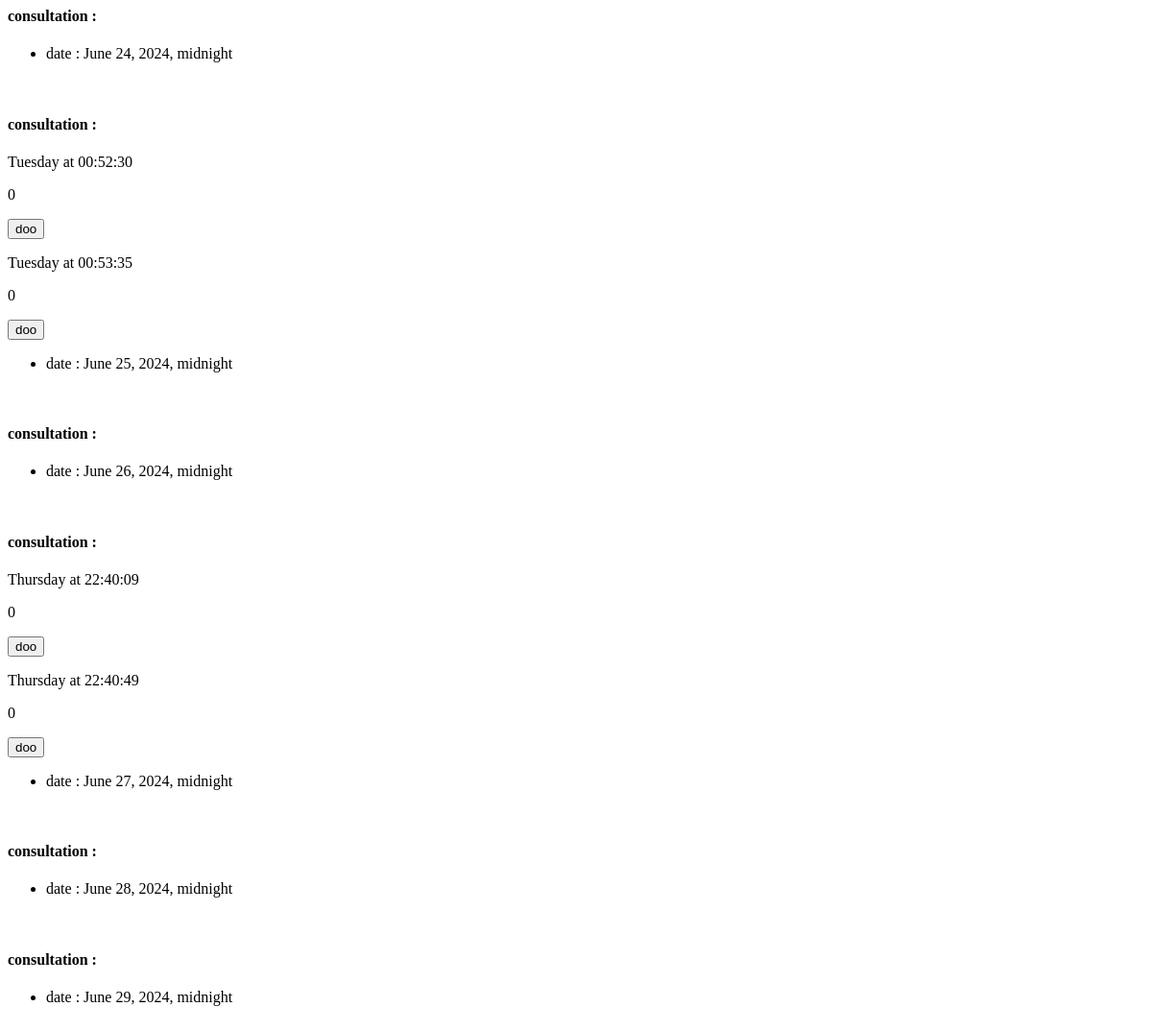
/consultation/2, run on an earlier commit of the app's database.
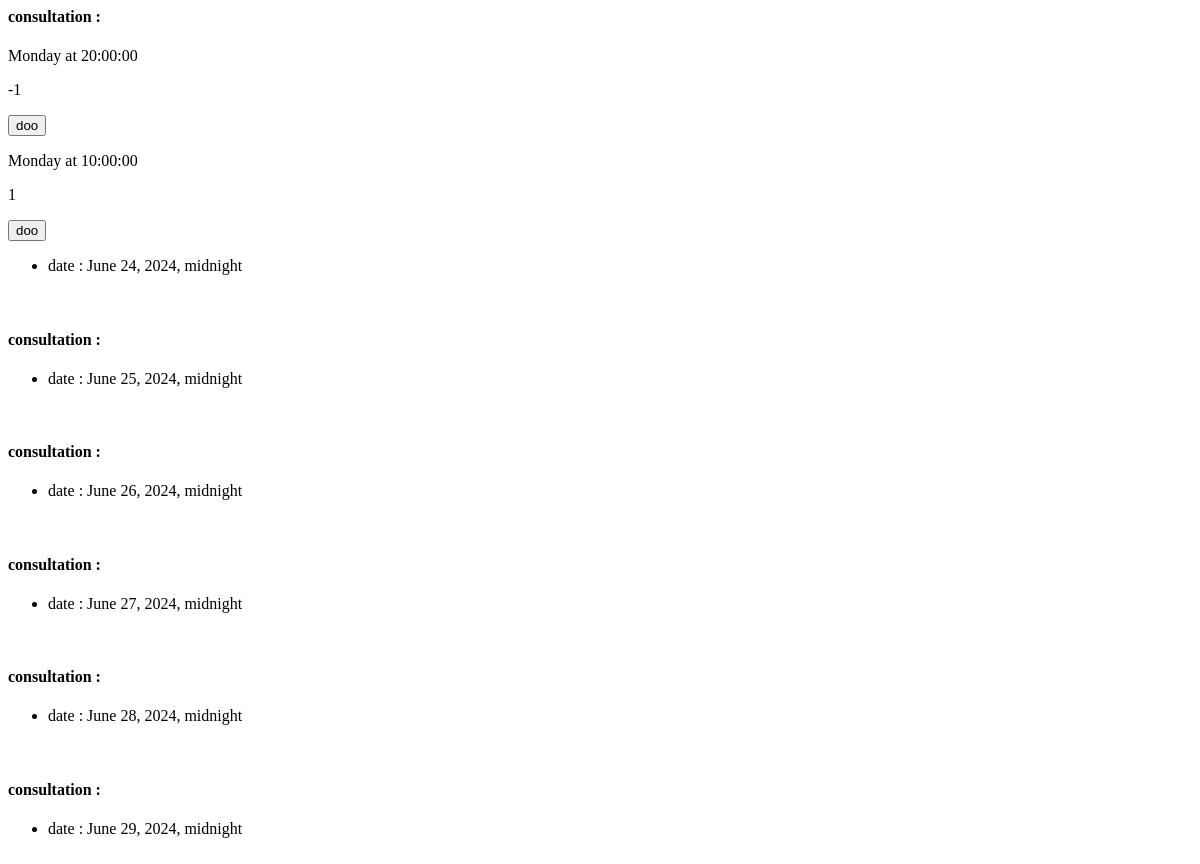
And on a later commit of the database.
### app/models.py (models this page shows)
class Consultation(models.Model):
    class Weekday(models.TextChoices):
        mon = "Monday", "Monday"
        tue = "Tuesday", "Tuesday"
        wed = "Wednesday", "Wednesday"
        thu = "Thursday", "Thursday"
        fri = "Friday", "Friday"
        sun = "Sunday", "Sunday"
    start_time = models.TimeField()
    end_time = models.TimeField()
    type = models.ForeignKey(Consultation_type, on_delete=models.CASCADE)
    day = models.CharField(max_length=10,default='sun ', choices=Weekday.choices)
    capacity_of_members = models.IntegerField(default=10)
    def __str__(self):
        return self.day +' at '+ str(self.start_time)

### app/views.py (the view)
# urls.py: path('consultation/<type>', views.consultation, name='consultation'),
def consultation(request, type):
    if request.GET.get('date'):
        get_date = request.GET.get('date')
        date = datetime.datetime.strptime(get_date, '%y/%m/%d')
        start_time = datetime.datetime(date.year, date.month, date.day)
        month = start_time.month
        year = start_time.year
        last_day_of_month = calendar.monthrange(year, month)
        end_time = datetime.datetime(year, month, last_day_of_month[1], hour=23, minute=59, second=59)
    else:
        start_time = datetime.datetime.now()
        month = start_time.month
        year = start_time.year
        last_day_of_month = calendar.monthrange(year, month)
        end_time = datetime.datetime(year, month, last_day_of_month[1], hour=23, minute=59, second=59)
    if start_time.day == end_time.day:
        return HttpResponse(f"pls specify the time frame. we can not make a list of consultation at: {start_time} to {end_time}")
    consultation_list = consultation_creator(start_time, end_time, type)
    return render(
        request,
        'consultation.html',
        {
            "consultations": consultation_list
        }
    )

### app/models.py (called while the page is built)
    def __str__(self):
        return self.type

    def __str__(self):
        return self.name

### app/templates/consultation.html (shortened to what this page needs)
{% block content %}
<html>
    <head>
    </head>
    <body>
        {% for consultation in consultations %}
            <h4>consultation :  </h4>
                {% for x in consultation.consultation %}
                    <p>{{ x }}</p>
                    <p>{{ x.capacity_of_members }}</p>
                    <button onclick="reserve('{{ x.id }}', '{{ consultation.date|date:'Y-m-d' }}')">doo</button>
                {% endfor %}
                <ul>
                    <li>date :  {{ consultation.date }}</li>
                </ul>
        <br>
    </body>
    {% endfor %}
</html>
{% endblock %}

What changed in the data, as far as the page shows it:
removed Consultation: day+start_time "Tuesday at 00:52:30", capacity_of_members "0", shown under "June 25, 2024, midnight"
removed Consultation: day+start_time "Tuesday at 00:53:35", capacity_of_members "0", shown under "June 25, 2024, midnight"
removed Consultation: day+start_time "Thursday at 22:40:09", capacity_of_members "0", shown under "June 27, 2024, midnight"
removed Consultation: day+start_time "Thursday at 22:40:49", capacity_of_members "0", shown under "June 27, 2024, midnight"
added Consultation: day+start_time "Monday at 20:00:00", capacity_of_members "-1", shown under "June 24, 2024, midnight"
added Consultation: day+start_time "Monday at 10:00:00", capacity_of_members "1", shown under "June 24, 2024, midnight"
